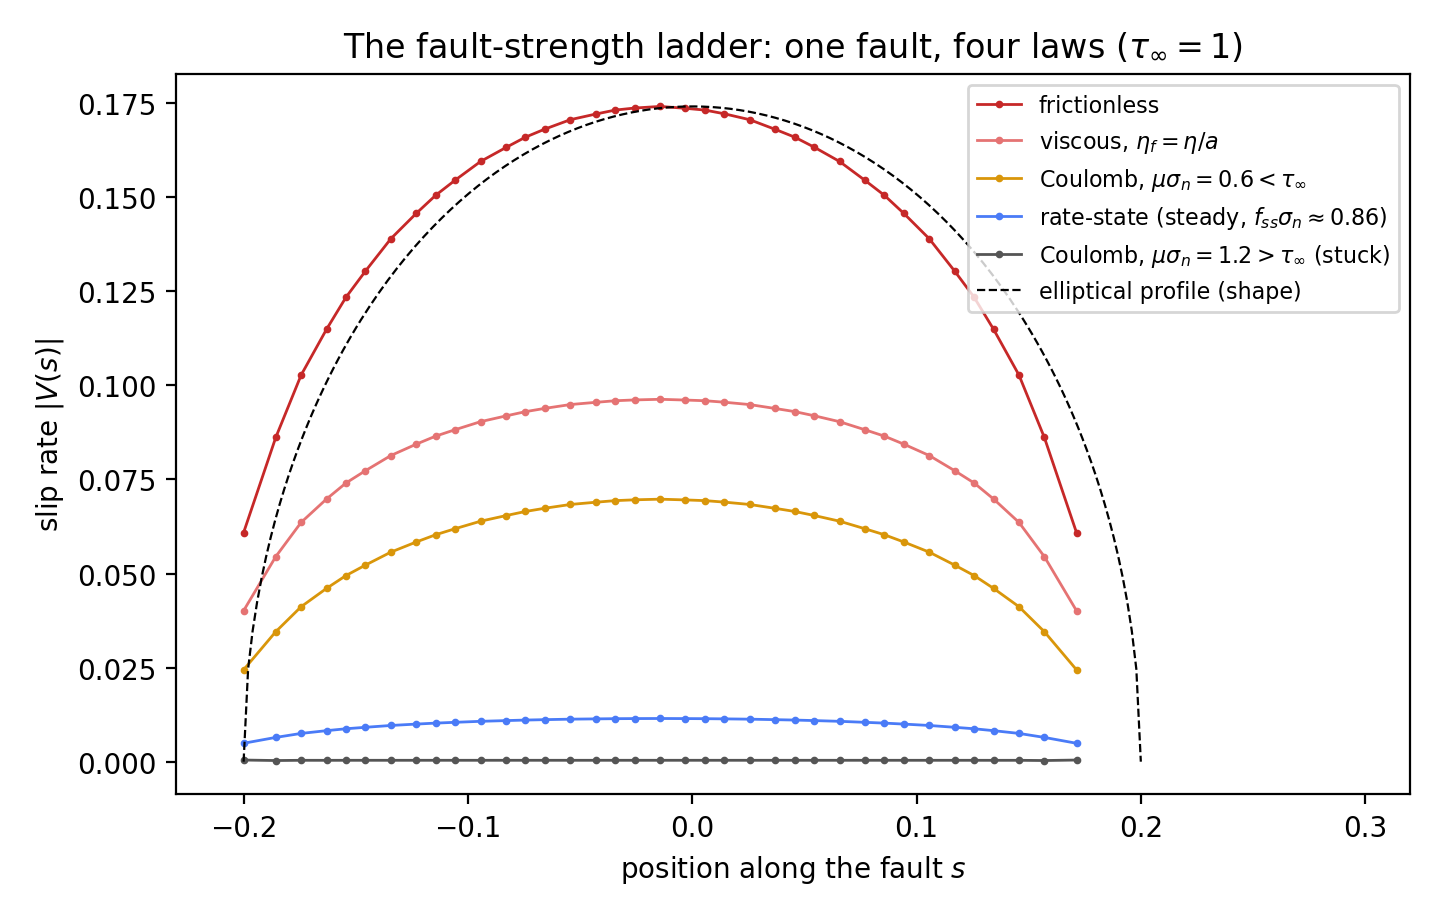

Source code (Python):
"""The fault-strength ladder: one fault, one drive, four laws.

A horizontal fault under far-field simple shear (resolved shear stress
tau_infty = eta * rate = 1 on the fault plane), solved with each rung of
the constitutive ladder. The slip profile V(s) tells the whole story:

- frictionless: the free crack, elliptical profile, full stress drop;
- viscous eta_f = eta/a: the half-slip dashpot;
- Coulomb, weak (mu sigma_n < tau_infty): slides at reduced stress drop
  tau_infty - mu sigma_n, still elliptical;
- Coulomb, strong (mu sigma_n > tau_infty): sticks — creep at the
  regularisation scale V0, invisible at plot scale;
- rate-and-state (steady state at its own strength): sits between.
"""
import os

import matplotlib
matplotlib.use("Agg")
import matplotlib.pyplot as plt
import numpy as np

import underworld3 as uw
from underworld3.utilities import fault_contact

import common

D = os.path.dirname(os.path.abspath(__file__))
HALF = 0.2
SIGMA_N = 2.0                       # prescribed normal stress for friction

mesh = common.base_mesh(cell_size=0.04)
segment = common.fault_segment(0.0, half_length=HALF)

runs = []


def solve_case(label, register):
    child = common.split_with_fault(common.base_mesh(0.04), segment)
    stokes = common.stokes_on(child, common.simple_shear(child))
    register(stokes)
    fault_contact.solve_with_fault(stokes, picard=2)
    s, V, leak = common.slip_profile(stokes)
    assert np.abs(leak).max() < 1e-10
    runs.append((label, s, V))
    print(f"{label:32s} peak slip {np.abs(V).max():.4f}")


solve_case("frictionless",
           lambda st: st.add_fault_bc(0, boundary="Fault"))
solve_case(r"viscous, $\eta_f = \eta/a$",
           lambda st: st.add_fault_bc(common.ETA / HALF, boundary="Fault"))
solve_case(r"Coulomb, $\mu\sigma_n = 0.6 < \tau_\infty$",
           lambda st: fault_contact.add_coulomb_fault_bc(
               st, 0.3, "Fault", sigma_n=SIGMA_N, V0=1e-4))
solve_case(r"rate-state (steady, $f_{ss}\sigma_n \approx 0.86$)",
           lambda st: fault_contact.add_rate_state_fault_bc(
               st, 0.42, "Fault", a=0.02, b=0.01, V0=1e-3, Dc=1e-2,
               sigma_n=SIGMA_N))
solve_case(r"Coulomb, $\mu\sigma_n = 1.2 > \tau_\infty$ (stuck)",
           lambda st: fault_contact.add_coulomb_fault_bc(
               st, 0.6, "Fault", sigma_n=SIGMA_N, V0=1e-4))

fig, ax = plt.subplots(figsize=(7.2, 4.6))
colors = ["#c62828", "#e57373", "#d9960a", "#4a7bf7", "#555555"]
for (label, s, V), col in zip(runs, colors):
    ax.plot(s - s.min() - HALF, np.abs(V), ".-", ms=3.5, lw=1.0,
            color=col, label=label)

ss = np.linspace(-HALF, HALF, 200)
ax.plot(ss, np.sqrt(np.maximum(HALF**2 - ss**2, 0)) / HALF
        * np.abs(runs[0][2]).max(), "k--", lw=0.8,
        label="elliptical profile (shape)")

ax.set_xlabel("position along the fault $s$")
ax.set_ylabel("slip rate $|V(s)|$")
ax.set_title("The fault-strength ladder: one fault, four laws "
             r"($\tau_\infty = 1$)")
ax.legend(fontsize=8, loc="upper right")
ax.set_xlim(-HALF * 1.15, HALF * 1.6)
fig.tight_layout()
out = os.path.join(D, "ladder.png")
fig.savefig(out, dpi=200)
print("wrote", out)
